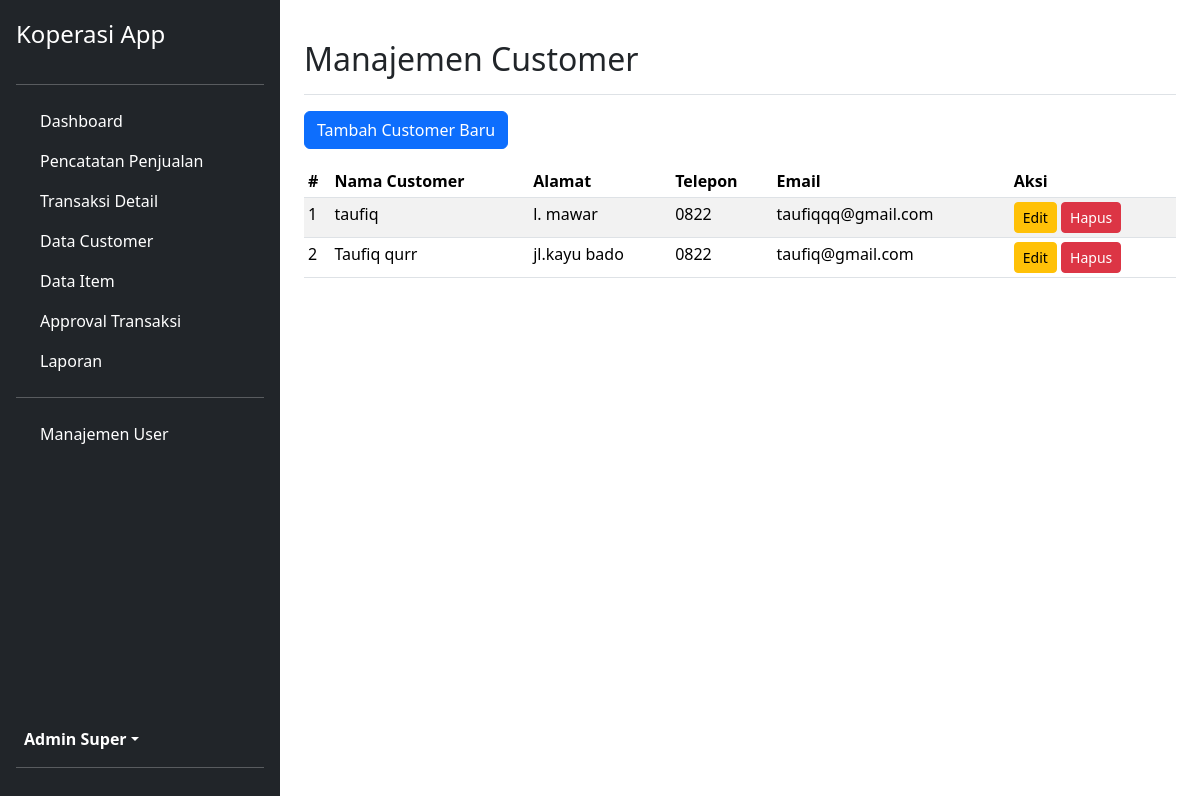
The app's page /admin/modules/customer/data.php (signed in) with its own data.
### tables this page shows
CREATE TABLE `customer` (
  `id_customer` int(11) NOT NULL,
  `nama_customer` varchar(255) NOT NULL,
  `alamat` text NOT NULL,
  `telp` varchar(20) NOT NULL,
  `email` varchar(100) DEFAULT NULL,
  `username` varchar(50) NOT NULL,
  `password` varchar(255) NOT NULL
);

### admin/modules/customer/data.php (the view)
<?php
include '../../templates/header.php';
include '../../templates/sidebar.php';
$stmt = $pdo->query("SELECT * FROM customer ORDER BY nama_customer ASC");
$customers = $stmt->fetchAll();
?>
<div class="d-flex justify-content-between align-items-center pt-3 pb-2 mb-3 border-bottom">
    <h1 class="h2">Manajemen Customer</h1>
</div>
<a href="tambah.php" class="btn btn-primary mb-3">Tambah Customer Baru</a>
<div class="table-responsive">
    <table class="table table-striped table-sm">
        <thead><tr><th>#</th><th>Nama Customer</th><th>Alamat</th><th>Telepon</th><th>Email</th><th>Aksi</th></tr></thead>
        <tbody>
            <?php $no = 1; foreach ($customers as $customer): ?>
            <tr>
                <td><?= $no++; ?></td>
                <td><?= htmlspecialchars($customer['nama_customer']); ?></td>
                <td><?= htmlspecialchars($customer['alamat']); ?></td>
                <td><?= htmlspecialchars($customer['telp']); ?></td>
                <td><?= htmlspecialchars($customer['email']); ?></td>
                <td>
                    <a href="edit.php?id=<?= $customer['id_customer']; ?>" class="btn btn-warning btn-sm">Edit</a>
                    <a href="proses.php?action=hapus&id=<?= $customer['id_customer']; ?>" class="btn btn-danger btn-sm" onclick="return confirm('Yakin?');">Hapus</a>
                </td>
            </tr>
            <?php endforeach; ?>
        </tbody>
    </table>
</div>
<?php include '../../templates/footer.php'; ?>

### records on screen
customer: nama_customer "taufiq", alamat "l. mawar", telp "0822", email "taufiqqq@gmail.com"
customer: nama_customer "Taufiq qurr", alamat "jl.kayu bado", telp "0822", email "taufiq@gmail.com"

### other values on screen
$_SESSION['nama_lengkap'] "Admin Super"
